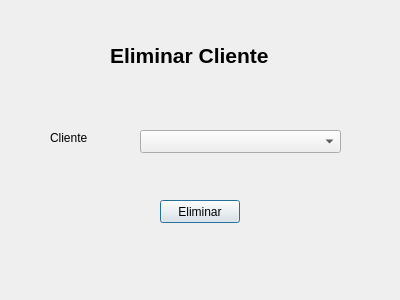
<?xml version="1.0" encoding="UTF-8"?>
<ui version="4.0">
 <class>EliminarCliente</class>
 <widget class="QDialog" name="EliminarCliente">
  <property name="geometry">
   <rect>
    <x>0</x>
    <y>0</y>
    <width>400</width>
    <height>300</height>
   </rect>
  </property>
  <property name="windowTitle">
   <string>Dialog</string>
  </property>
  <widget class="QLabel" name="label_2">
   <property name="geometry">
    <rect>
     <x>50</x>
     <y>130</y>
     <width>57</width>
     <height>15</height>
    </rect>
   </property>
   <property name="text">
    <string>Cliente</string>
   </property>
  </widget>
  <widget class="QPushButton" name="ECiudadBotonEliminar">
   <property name="geometry">
    <rect>
     <x>160</x>
     <y>200</y>
     <width>80</width>
     <height>23</height>
    </rect>
   </property>
   <property name="text">
    <string>Eliminar</string>
   </property>
  </widget>
  <widget class="QLabel" name="label">
   <property name="geometry">
    <rect>
     <x>110</x>
     <y>40</y>
     <width>191</width>
     <height>31</height>
    </rect>
   </property>
   <property name="text">
    <string>&lt;html&gt;&lt;head/&gt;&lt;body&gt;&lt;p&gt;&lt;span style=&quot; font-size:16pt; font-weight:600;&quot;&gt;Eliminar Cliente&lt;/span&gt;&lt;/p&gt;&lt;/body&gt;&lt;/html&gt;</string>
   </property>
  </widget>
  <widget class="QComboBox" name="EClienteCliente">
   <property name="geometry">
    <rect>
     <x>140</x>
     <y>130</y>
     <width>201</width>
     <height>23</height>
    </rect>
   </property>
  </widget>
 </widget>
 <resources/>
 <connections/>
</ui>
